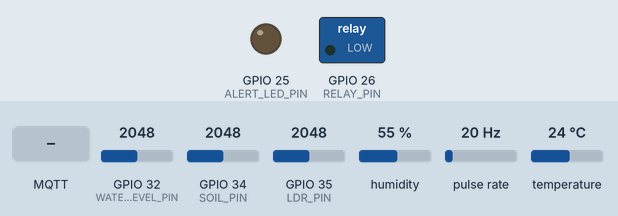
A sketch run on a simulated ESP32. On the bench: switched loads named in the sketch (green lamp = pin HIGH), output pins drawn as LEDs (lit = HIGH). Wiring (inferred from the names in the program): pulse sensor: data GPIO 27. The test bench sets the inputs (shaded band); at power-on: GPIO 32 (WATER_LEVEL_PIN) = 2048, GPIO 34 (SOIL_PIN) = 2048, GPIO 35 (LDR_PIN) = 2048, humidity 55 %, pulse rate 20 Hz, temperature 24 °C. WiFi joins after 1.5 s; servers stay silent unless stated; random numbers use the default seed unless the sketch sets one; no MQTT or app messages arrive unless stated.

Above: at 2.7 s.
2.8 s: MQTT message "ON" arrives on the first subscribed topic
At 4.0 s:
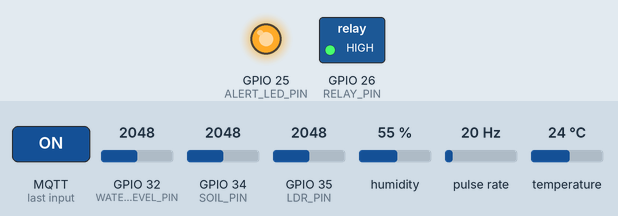
4.3 s: MQTT message "OFF" arrives on the first subscribed topic
At 5.4 s:
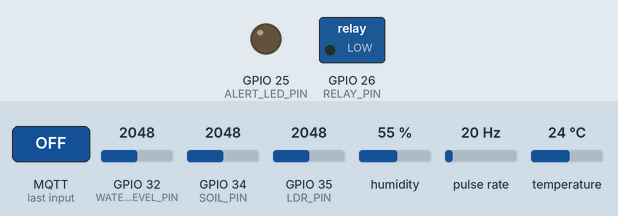
5.8 s: MQTT message "on" arrives on the first subscribed topic
At 6.5 s:
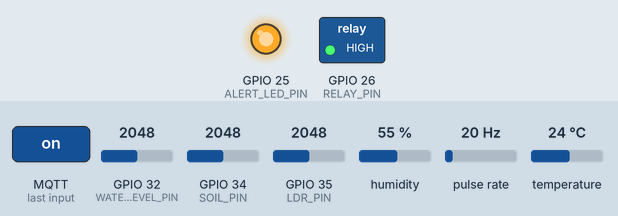
Timing chart, 0 to 8.8 s (numbered marks = the images above; inputs shaded):
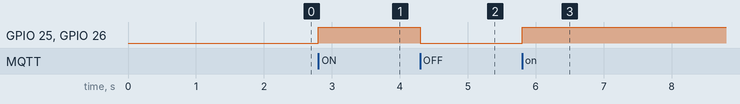

Measured:
- after the input at 2.8 s, GPIO 25 (ALERT_LED_PIN), GPIO 26 (RELAY_PIN): LOW → HIGH at once
- after the input at 4.3 s, GPIO 25 (ALERT_LED_PIN), GPIO 26 (RELAY_PIN): HIGH → LOW at once
- after the input at 5.8 s, GPIO 25 (ALERT_LED_PIN), GPIO 26 (RELAY_PIN): LOW → HIGH at once

The sketch:

astroagro_sentinel_esp32.ino
```cpp
#include <ArduinoJson.h>
#include <DHT.h>
#include <PubSubClient.h>
#include <WiFi.h>

#define DHT_PIN 4
#define DHT_TYPE DHT22
#define SOIL_PIN 34
#define LDR_PIN 35
#define WATER_LEVEL_PIN 32
#define FLOW_PIN 27
#define RELAY_PIN 26
#define ALERT_LED_PIN 25

const char* WIFI_SSID = "SEU_WIFI";
const char* WIFI_PASSWORD = "SUA_SENHA";
const char* MQTT_HOST = "192.168.0.10";
const int MQTT_PORT = 1883;
const char* DEVICE_ID = "astroagro-esp32-01";

const char* TOPIC_SENSORS = "astroagro/sensores";
const char* TOPIC_STATUS = "astroagro/status";
const char* TOPIC_COMMANDS = "astroagro/comandos/irrigacao";

DHT dht(DHT_PIN, DHT_TYPE);
WiFiClient wifiClient;
PubSubClient mqtt(wifiClient);

bool irrigationActive = false;
unsigned long lastPublish = 0;
unsigned long lastFlowPulse = 0;
unsigned long sequence = 0;

float mapAnalogPercent(int rawValue, bool invert) {
  float percent = (rawValue / 4095.0) * 100.0;
  if (invert) {
    percent = 100.0 - percent;
  }
  return constrain(percent, 0.0, 100.0);
}

void IRAM_ATTR onFlowPulse() {
  lastFlowPulse = millis();
}

void setIrrigation(bool active, const char* origin) {
  irrigationActive = active;
  digitalWrite(RELAY_PIN, active ? HIGH : LOW);
  digitalWrite(ALERT_LED_PIN, active ? HIGH : LOW);

  StaticJsonDocument<192> status;
  status["device_id"] = DEVICE_ID;
  status["irrigation_active"] = irrigationActive;
  status["origin"] = origin;
  status["message"] = active ? "Irrigação ligada" : "Irrigação desligada";

  char buffer[192];
  serializeJson(status, buffer);
  mqtt.publish(TOPIC_STATUS, buffer, true);
}

void onMqttMessage(char* topic, byte* payload, unsigned int length) {
  String command;
  for (unsigned int i = 0; i < length; i++) {
    command += (char)payload[i];
  }
  command.trim();
  command.toUpperCase();

  if (String(topic) == TOPIC_COMMANDS) {
    if (command == "ON" || command == "{\"COMMAND\":\"ON\"}") {
      setIrrigation(true, "remote");
    } else if (command == "OFF" || command == "{\"COMMAND\":\"OFF\"}") {
      setIrrigation(false, "remote");
    }
  }
}

void connectWifi() {
  WiFi.mode(WIFI_STA);
  WiFi.begin(WIFI_SSID, WIFI_PASSWORD);
  while (WiFi.status() != WL_CONNECTED) {
    delay(500);
  }
}

void connectMqtt() {
  while (!mqtt.connected()) {
    String clientId = String(DEVICE_ID) + "-" + String(random(0xffff), HEX);
    if (mqtt.connect(clientId.c_str())) {
      mqtt.subscribe(TOPIC_COMMANDS);
      mqtt.publish(TOPIC_STATUS, "{\"device_id\":\"astroagro-esp32-01\",\"message\":\"online\"}", true);
    } else {
      delay(1500);
    }
  }
}

float simulatedOrbitalIndex(float temperature, float luminosity, float soilMoisture) {
  float heatFactor = constrain((temperature - 26.0) / 14.0, 0.0, 1.0);
  float lightFactor = constrain(luminosity / 100.0, 0.0, 1.0);
  float dryFactor = constrain((45.0 - soilMoisture) / 45.0, 0.0, 1.0);
  return constrain((heatFactor * 0.35) + (lightFactor * 0.25) + (dryFactor * 0.40), 0.0, 1.0);
}

void publishTelemetry() {
  float airTemperature = dht.readTemperature();
  float airHumidity = dht.readHumidity();

  if (isnan(airTemperature) || isnan(airHumidity)) {
    airTemperature = 29.0;
    airHumidity = 60.0;
  }

  float soilMoisture = mapAnalogPercent(analogRead(SOIL_PIN), true);
  float luminosity = mapAnalogPercent(analogRead(LDR_PIN), false);
  float waterLevel = mapAnalogPercent(analogRead(WATER_LEVEL_PIN), false);
  bool flowDetected = irrigationActive && (millis() - lastFlowPulse < 5000);
  float orbitalIndex = simulatedOrbitalIndex(airTemperature, luminosity, soilMoisture);

  if (waterLevel < 20.0 && irrigationActive) {
    setIrrigation(false, "water_safety");
  }

  StaticJsonDocument<512> doc;
  doc["device_id"] = DEVICE_ID;
  doc["soil_moisture"] = round(soilMoisture * 10) / 10.0;
  doc["air_temperature"] = round(airTemperature * 10) / 10.0;
  doc["air_humidity"] = round(airHumidity * 10) / 10.0;
  doc["luminosity"] = round(luminosity * 10) / 10.0;
  doc["water_level"] = round(waterLevel * 10) / 10.0;
  doc["flow_detected"] = flowDetected;
  doc["irrigation_active"] = irrigationActive;
  doc["orbital_index"] = round(orbitalIndex * 100) / 100.0;
  doc["sequence"] = ++sequence;

  char buffer[512];
  serializeJson(doc, buffer);
  mqtt.publish(TOPIC_SENSORS, buffer);
}

void setup() {
  pinMode(RELAY_PIN, OUTPUT);
  pinMode(ALERT_LED_PIN, OUTPUT);
  pinMode(FLOW_PIN, INPUT_PULLUP);
  digitalWrite(RELAY_PIN, LOW);
  digitalWrite(ALERT_LED_PIN, LOW);

  Serial.begin(115200);
  dht.begin();
  attachInterrupt(digitalPinToInterrupt(FLOW_PIN), onFlowPulse, FALLING);
  connectWifi();
  mqtt.setServer(MQTT_HOST, MQTT_PORT);
  mqtt.setCallback(onMqttMessage);
}

void loop() {
  if (WiFi.status() != WL_CONNECTED) {
    connectWifi();
  }
  if (!mqtt.connected()) {
    connectMqtt();
  }
  mqtt.loop();

  if (millis() - lastPublish >= 5000) {
    lastPublish = millis();
    publishTelemetry();
  }
}
```
